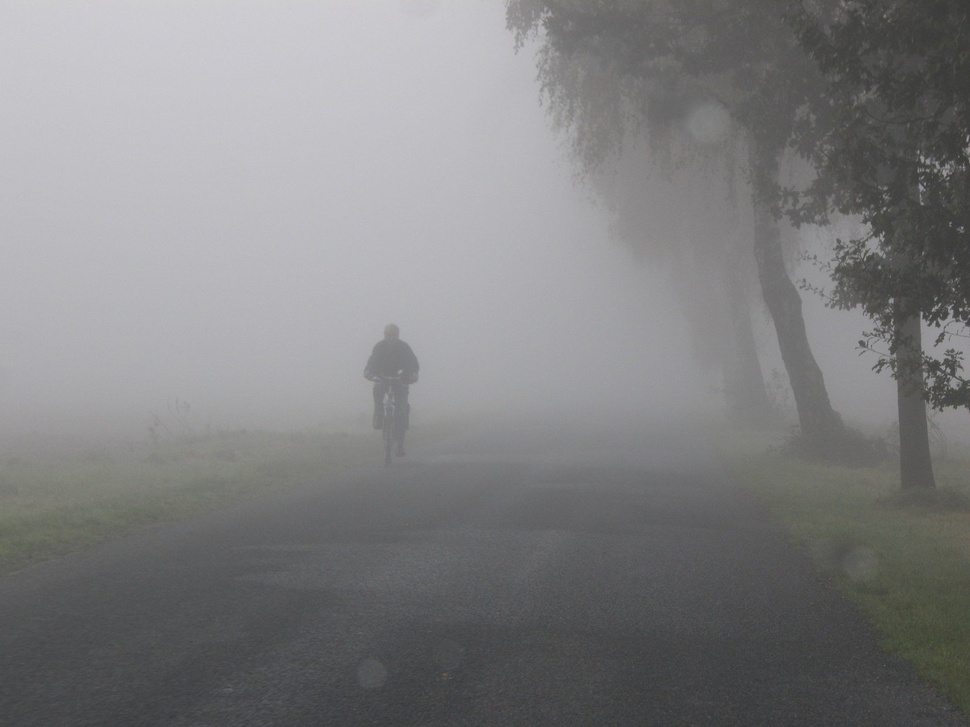
#> input picture test.jpg, 970 x 727 px, shrunk from 1600 x 1200 before the run
$ python src14.py
#> lines starting #> are read from the running program, lines starting #| are printed output that depends on the picture
# -*- coding: utf-8 -*-
"""
Created on Mon Mar 31 13:56:31 2025

@author: jyshin
"""

import cv2 as cv
import matplotlib.pyplot as plt

img=cv.imread('test.jpg')
#> img is the input picture: shape (727, 970, 3); mean B, G, R 129.4, 128.3, 128.4

gray=cv.cvtColor(img,cv.COLOR_BGR2GRAY)
plt.imshow(gray,cmap='gray'), plt.xticks([]), plt.yticks([]), plt.show()

h=cv.calcHist([gray],[0],None,[256],[0,256])
#> h = 256 values, max 8967 at index 71, min 0 at index 0, mean 2754.6
plt.plot(h,color='r',linewidth=1), plt.show()
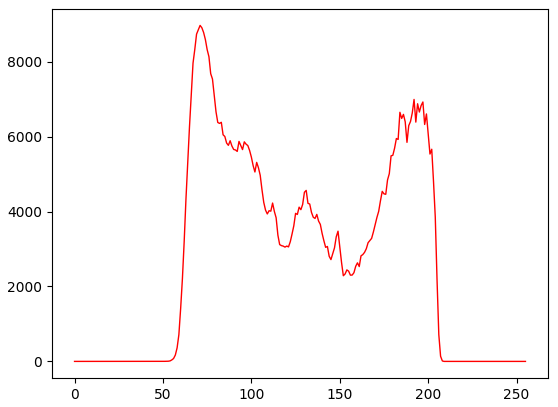
#> figure drawn by matplotlib, 1 panel; curve peaks at x = 71, y = 8967

equal=cv.equalizeHist(gray)
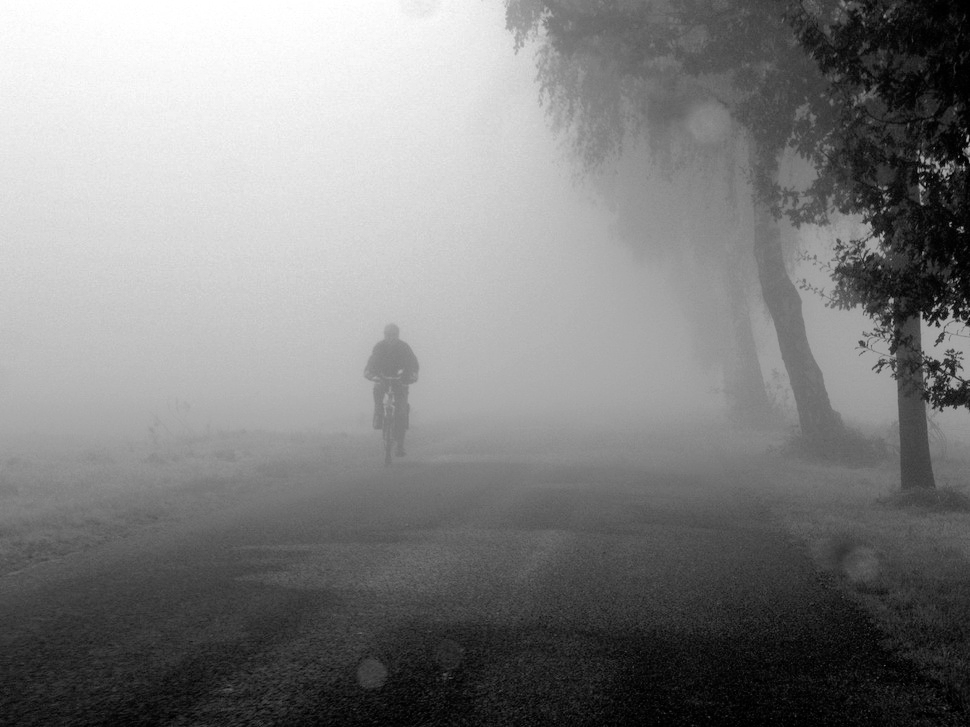
#> equal: shape (727, 970); min 0, max 255, mean 128.5
plt.imshow(equal,cmap='gray'), plt.xticks([]), plt.yticks([]), plt.show()

h=cv.calcHist([equal],[0],None,[256],[0,256])
#> h = 256 values, max 8967 at index 27, min 0 at index 4, mean 2754.6
plt.plot(h,color='r',linewidth=1)
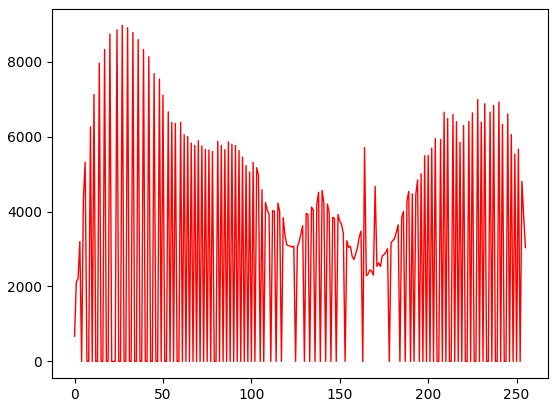
#> figure drawn by matplotlib, 1 panel; curve peaks at x = 27, y = 8967

$ run again, with girl_laughing.jpg copied over test.jpg
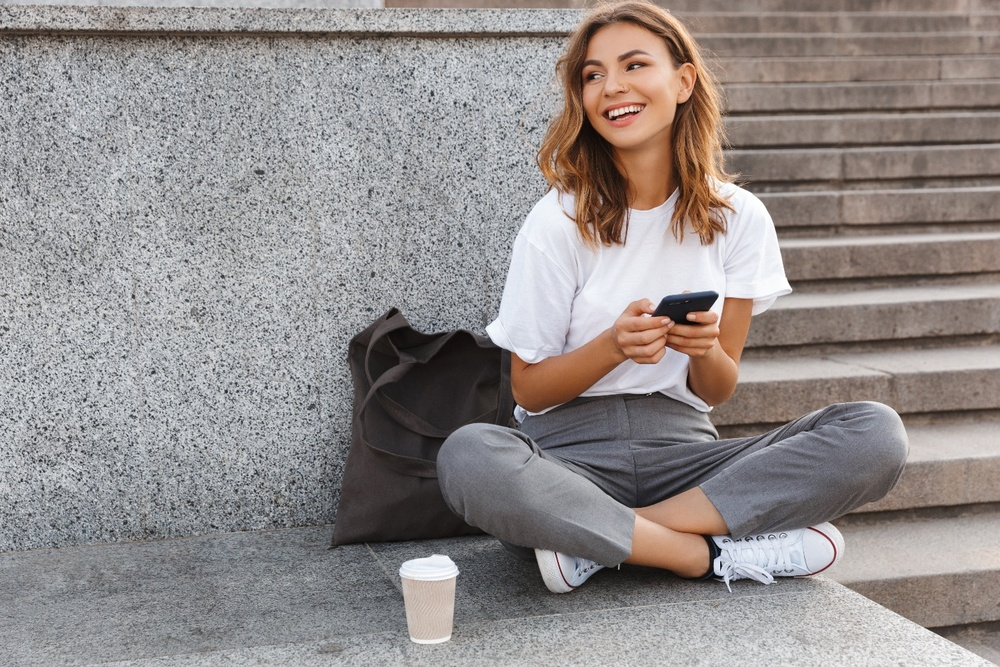
#> input picture girl_laughing.jpg, 1000 x 667 px, shrunk from 1440 x 960 before the run
#> img is the input picture: shape (667, 1000, 3); mean B, G, R 139.3, 140.6, 146.9
#> `h=cv.calcHist([gray],[0],None,[256],[0,256])`: h = 256 values, max 5995 at index 131, min 0 at index 0, mean 2605.5
#> `equal=cv.equalizeHist(gray)`:
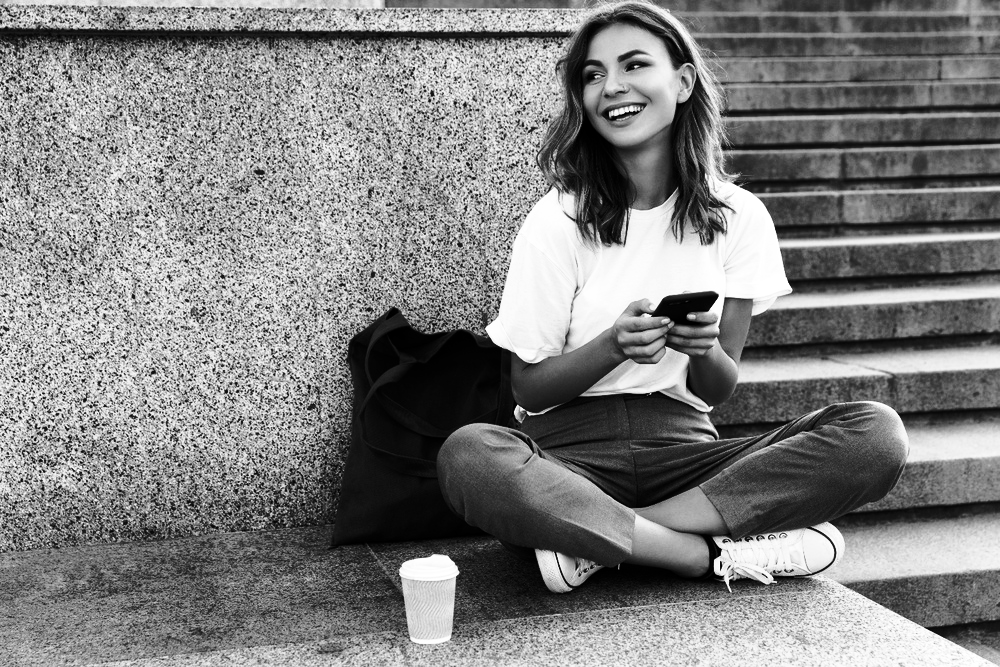
#> equal: shape (667, 1000); min 0, max 255, mean 128.3
#> `h=cv.calcHist([equal],[0],None,[256],[0,256])`: h = 256 values, max 5995 at index 101, min 0 at index 50, mean 2605.5
#> `plt.plot(h,color='r',linewidth=1)`:
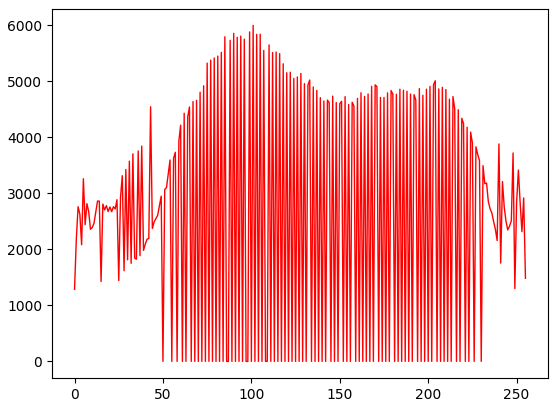
#> figure drawn by matplotlib, 1 panel; curve peaks at x = 101, y = 5995

$ run again, with mot_color70.jpg copied over test.jpg
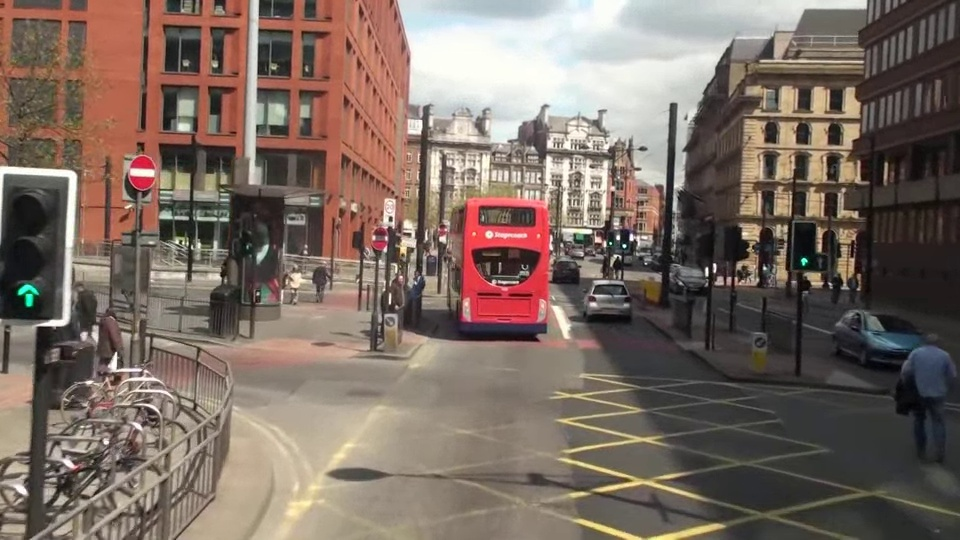
#> input picture mot_color70.jpg, 960 x 540 px
#> img is the input picture: shape (540, 960, 3); mean B, G, R 98.4, 107.7, 123.2
#> `h=cv.calcHist([gray],[0],None,[256],[0,256])`: h = 256 values, max 6840 at index 53, min 0 at index 0, mean 2025
#> `equal=cv.equalizeHist(gray)`:
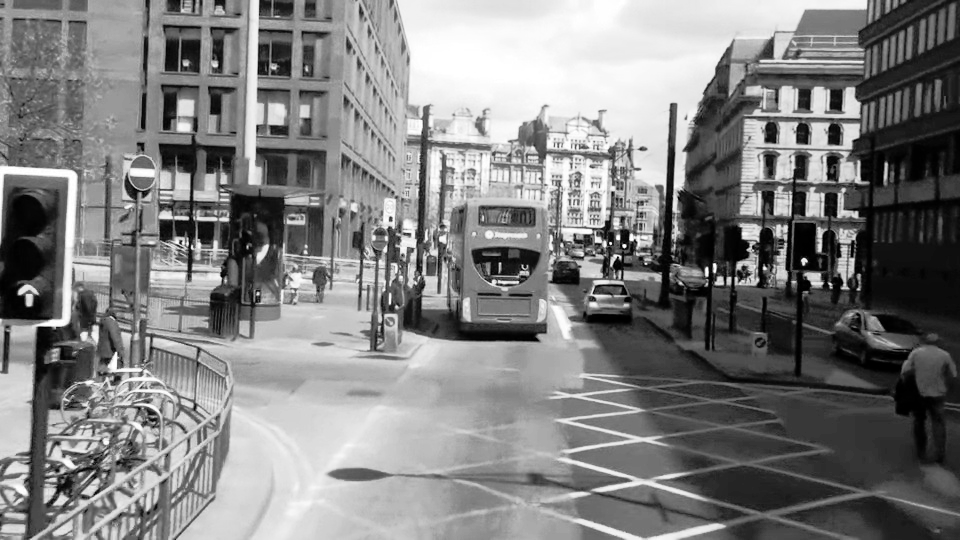
#> equal: shape (540, 960); min 0, max 255, mean 128.2
#> `h=cv.calcHist([equal],[0],None,[256],[0,256])`: h = 256 values, max 6840 at index 53, min 0 at index 10, mean 2025
#> `plt.plot(h,color='r',linewidth=1)`:
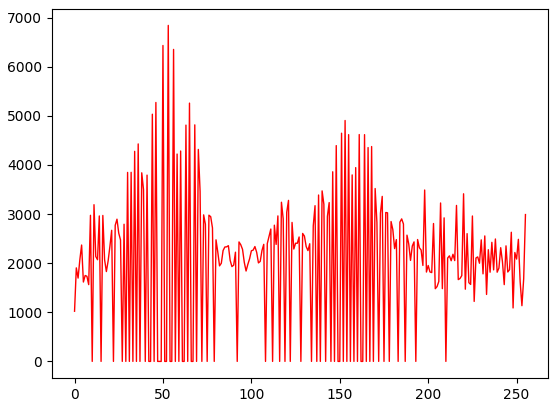
#> figure drawn by matplotlib, 1 panel; curve peaks at x = 53, y = 6840

$ run again, with mot_color83.jpg copied over test.jpg
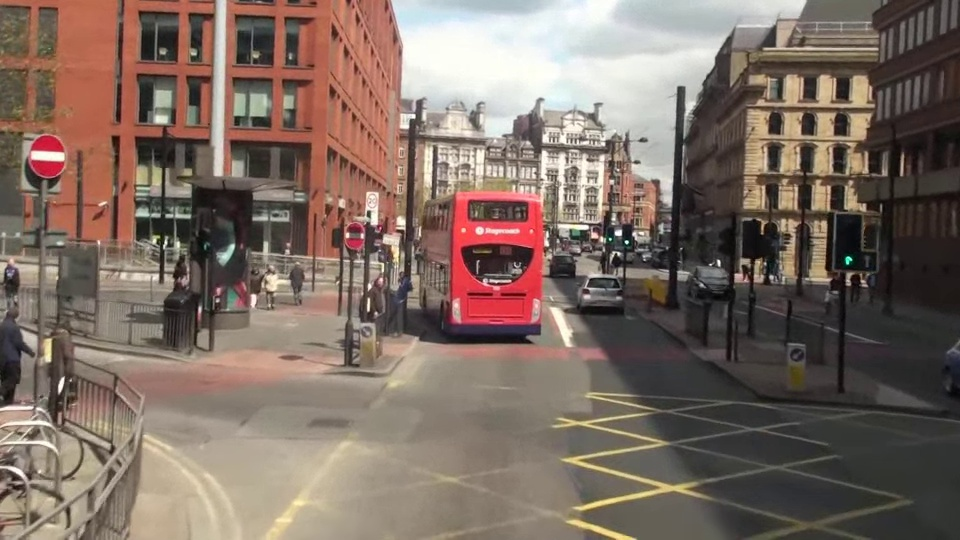
#> input picture mot_color83.jpg, 960 x 540 px
#> img is the input picture: shape (540, 960, 3); mean B, G, R 99.1, 108.8, 125.8
#> `h=cv.calcHist([gray],[0],None,[256],[0,256])`: h = 256 values, max 6546 at index 50, min 0 at index 0, mean 2025
#> `equal=cv.equalizeHist(gray)`:
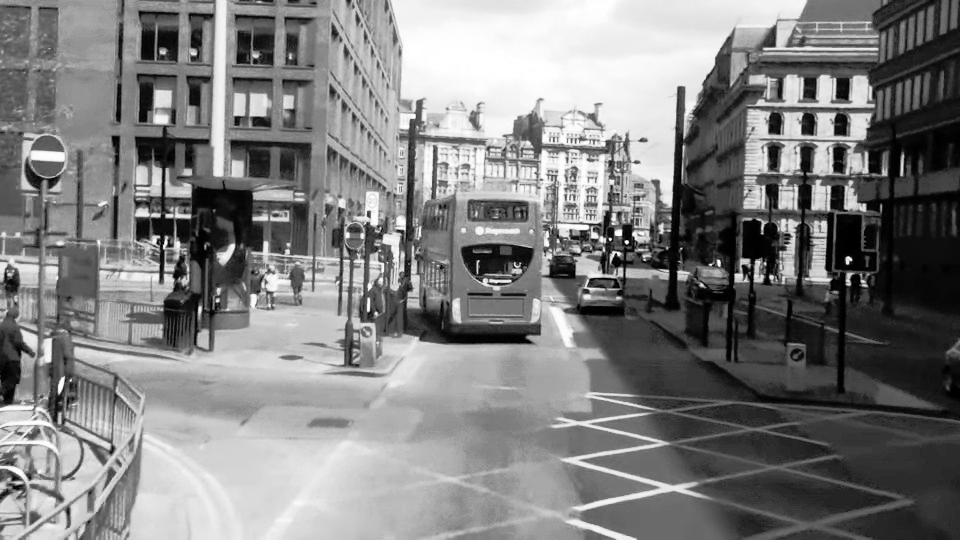
#> equal: shape (540, 960); min 0, max 255, mean 128.2
#> `h=cv.calcHist([equal],[0],None,[256],[0,256])`: h = 256 values, max 6546 at index 43, min 0 at index 19, mean 2025
#> `plt.plot(h,color='r',linewidth=1)`:
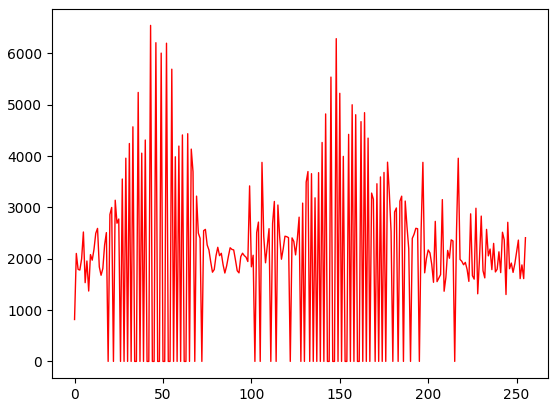
#> figure drawn by matplotlib, 1 panel; curve peaks at x = 43, y = 6546
